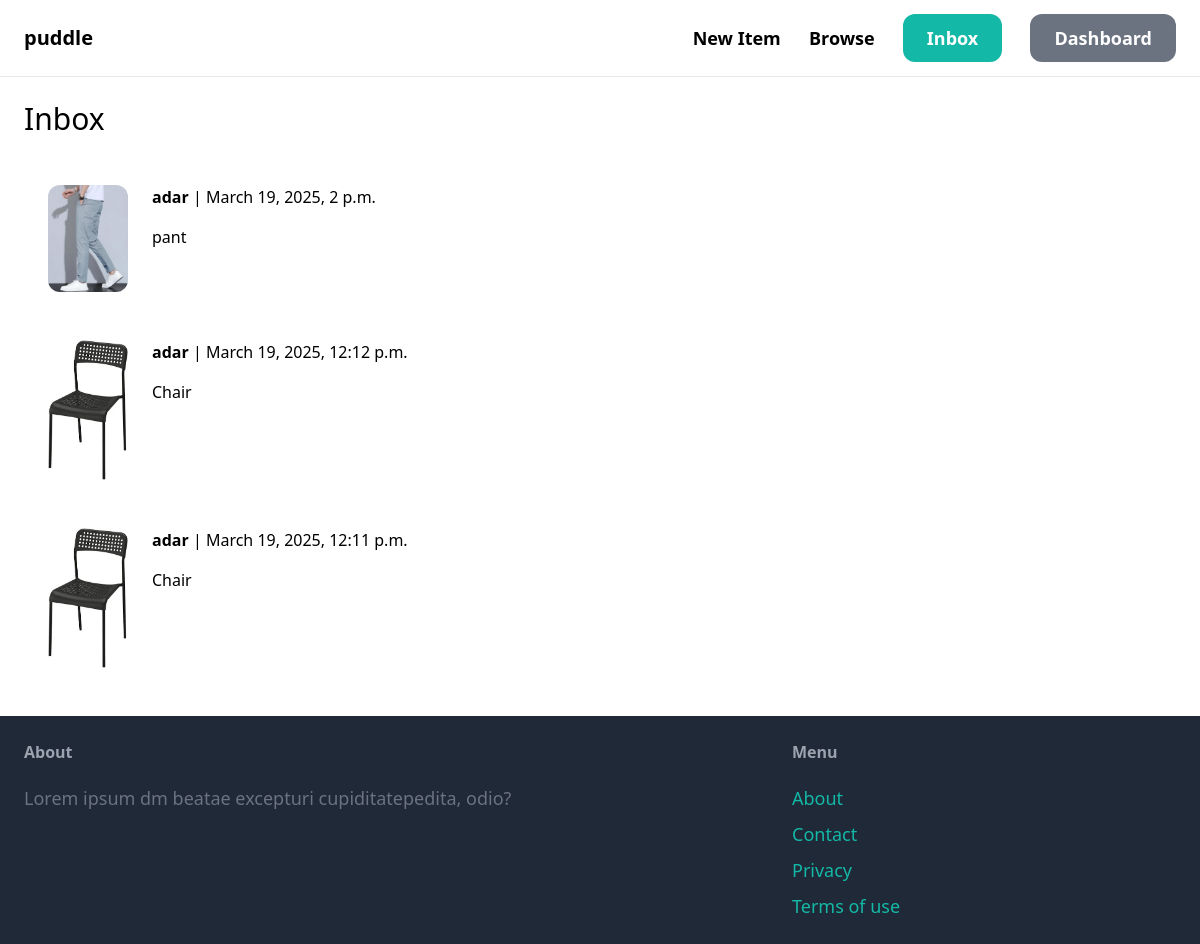
The page /inbox/ (signed in) on the database its author committed.
### conversation/models.py (models this page shows)
class Conversation(models.Model):
    item = models.ForeignKey(Item, related_name='conversations', on_delete=models.CASCADE)
    members = models.ManyToManyField(User, related_name='conversations')
    created_at = models.DateTimeField(auto_now_add=True)
    modified_at = models.DateTimeField(auto_now=True)
    class Meta:
        ordering = ('-modified_at',)

### items/models.py (models this page shows, shortened)
class Item(models.Model):
    category = models.ForeignKey(Category, related_name='items', on_delete=models.CASCADE)
    name = models.CharField(max_length=200)
    description = models.TextField(blank=True, null=True)
    price = models.FloatField()
    image= models.ImageField(upload_to='item_images', blank=True  ,null= True)
    is_sold = models.BooleanField(default=False)
    created_by = models.ForeignKey(User, related_name='items', on_delete=models.CASCADE)
    created_at = models.DateTimeField(auto_now_add=True)

### conversation/views.py (the view)
# urls.py: path('', views.inbox, name='inbox'),
@login_required
def inbox(request):
    conversations = Conversation.objects.filter(members__in=[request.user.id])
    return render(request,'conversation/inbox.html',{
        'conversations': conversations
    })

### conversation/templates/conversation/inbox.html (shortened to what this page needs)
{% extends 'core/base.html' %}
{% block content %}
<h1 class="mb-6 text-3xl">Inbox</h1>
<div class="space-y-6">
    {% for conversation in conversations %}
        <a href="{% url 'conversation:detail' conversation.id %}" >
            <div class="p-6 flex bg-grey-100 rounded-xl">
                <div class="pr-6">
                    <img src="{{ conversation.item.image.url }}" class="w-20 rounded-xl">
                </div>
                <div>
                    {% for member in conversation.members.all %}
                        {% if member != request.user %}
                            <p class="mb-4"><strong>{{ member.username }}</strong> | {{ conversation.modified_at }}</p>
                            <p> {{ conversation.item.name }}</p>
                            {% endif %}
                    {% endfor %}
                </div>
            </div>
        </a>
    {% endfor %}
</div>
{% endblock %}

### rows shown on the page
Conversation: item.image (picture), modified_at "March 19, 2025, 2 p.m.", item.name "pant"
Conversation: item.image (picture), modified_at "March 19, 2025, 12:12 p.m.", item.name "Chair"
Conversation: item.image (picture), modified_at "March 19, 2025, 12:11 p.m.", item.name "Chair"

### other values the page prints
{{ member.username }} "adar"
